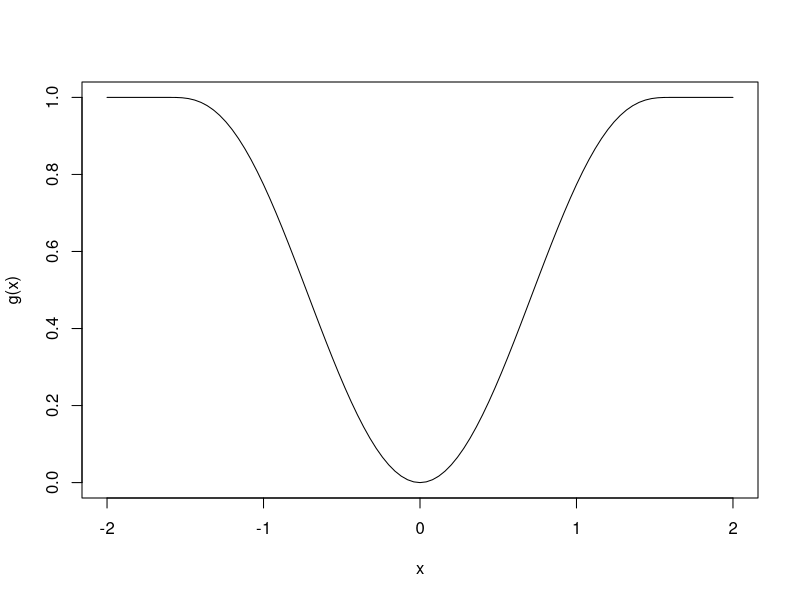
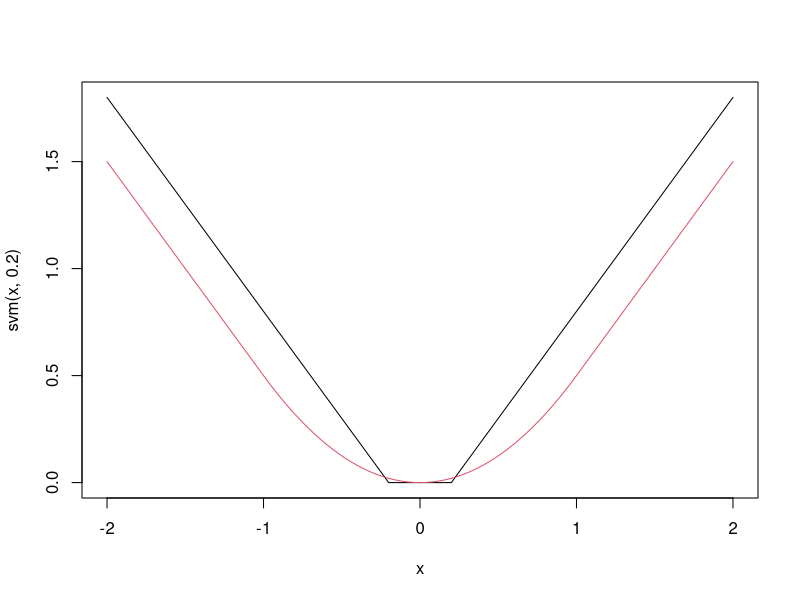
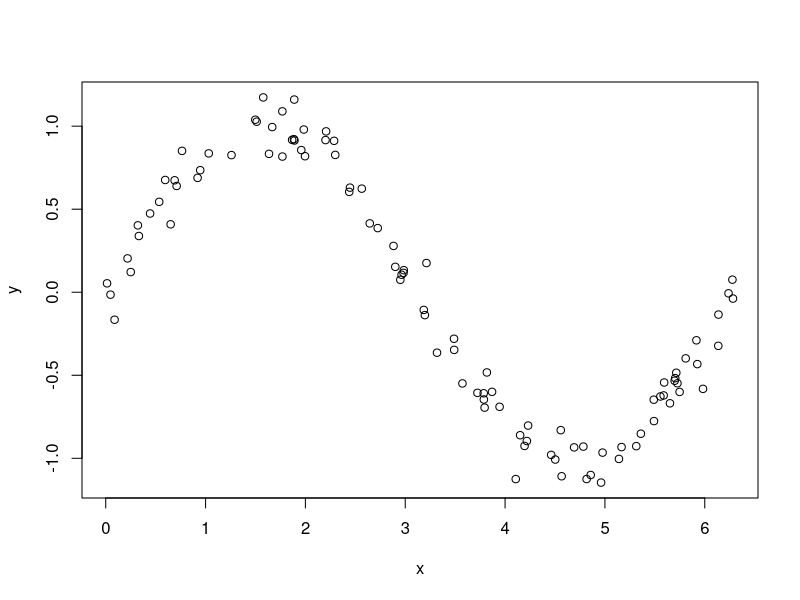
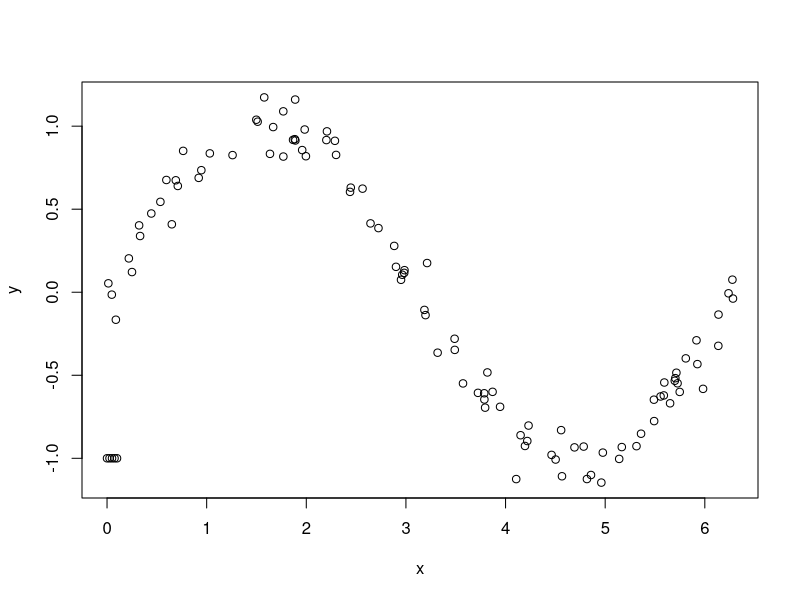
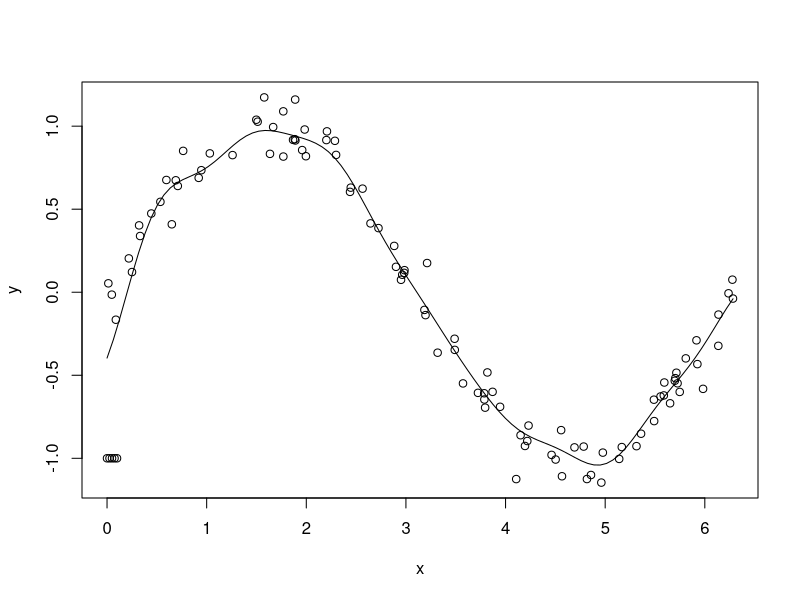

Write R code to recreate these figures, in order.
## ---- chunk 1
curve(robustbase::Mchi(x, cc = 1.6, psi = "bisquare"), from = -2, to = 2,
      ylab = "g(x)")
## ---- chunk 2
svm <- function(x, epsilon = 1) {
  pmax(0, abs(x) - epsilon)
}
curve(svm(x, .2), from = -2, to = 2)
curve(robustbase::Mchi(x, psi = "huber", cc = 1), add = T, col = 2)
## ---- chunk 3
sigma <- matrix(rnorm(9), ncol = 3)
sigma <- t(sigma) %*% sigma
dd <- matrix(MASS::mvrnorm(100 * 3, mu = c(0,0,0), Sigma = sigma), ncol = 3)
cor(dd)
df <- data.frame(dd)
library(tidyverse)
df <- mutate(df, response = 1 + 2 * X1 + 3 * X2 + 4 * X3 + 8 * rt(100, 4))
summary(lm(response ~ ., data =df))
## ---- chunk 4
svm_error <- function(beta) {
  yhat <- beta[1] + dd %*% beta[2:4]
  lambda * sum(svm(df$response - yhat, epsilon = 1)) + sum(beta[2:4]^2)
}
lambda <- 1
optim(par = c(1,2,3,4), fn = svm_error)
## ---- chunk 5
svm_error <- function(beta, lambda, dd_train, df_train) {
  yhat <- beta[1] + dd_train %*% beta[2:4]
  lambda * sum(svm(df_train$response - yhat, epsilon = .5)) + sum(beta[2:4]^2)
}
svm_rmse <- replicate(100, {
  train_indices <- sample(100, 75)
  test_indices <- (1:100)[-train_indices]
  dd_train <- dd[train_indices,]
  df_train <- df[train_indices,]
  dd_test <- dd[test_indices,]
  beta <- optim(par = c(1,2,3,4), fn = svm_error, 
                  lambda = lambda, 
                  dd_train = dd_train,
                  df_train = df_train)$par
  yhats <- beta[1] + dd_test %*% beta[2:4]
  errors <- df$response[test_indices] - yhats
  sqrt(mean(errors^2))
})
mean(svm_rmse)
## ---- chunk 6
svm_error <- function(beta, lambda, dd_train, df_train) {
  yhat <- beta[1] + dd_train %*% beta[2:4]
  lambda * sum(svm(df_train$response - yhat, epsilon = .5)) + sum(beta[2:4]^2)
}
sapply((2)^((-6):14), function(lambda) {

  svm_rmse <- replicate(100, {
    train_indices <- sample(100, 75)
    test_indices <- (1:100)[-train_indices]
    dd_train <- dd[train_indices,]
    df_train <- df[train_indices,]
    dd_test <- dd[test_indices,]
    beta <- optim(par = c(1,2,3,4), fn = svm_error, 
                  lambda = lambda, 
                  dd_train = dd_train,
                  df_train = df_train)$par
    yhats <- beta[1] + dd_test %*% beta[2:4]
    errors <- df$response[test_indices] - yhats
    sqrt(mean(errors^2))
  })
  c(lambda = lambda, mu = mean(svm_rmse), sdev = sd(svm_rmse))
})
## ---- chunk 7
lm_rmse <- replicate(100, {
  train_indices <- sample(100, 75)
  test_indices <- (1:100)[-train_indices]
  dd_train <- dd[train_indices,]
  df_train <- df[train_indices,]
  dd_test <- dd[test_indices,]
  mod <- lm(response ~ ., data = df_train)
  yhats <- predict(mod, newdata = df[test_indices,])
  errors <- df$response[test_indices] - yhats
  sqrt(mean(errors^2))
})
mean(lm_rmse)
## ---- chunk 8
library(kernlab)
tuneGrid <- data.frame(C = 2^((-4):4))
caret::train(response ~ ., 
             data = df,
             method = "svmLinear",
             tuneGrid = tuneGrid,
             preProcess = c("center", "scale")
              )
## ---- chunk 9
sincurve <- data.frame(x = runif(100, 0, 2 * pi))
sincurve$y <- sin(sincurve$x) + rnorm(100, 0, .1)
plot(sincurve) 
## ---- chunk 10
sincurve <- rbind(sincurve, data.frame(x = seq(0, .1, length.out = 5), y = -1))
plot(sincurve)
## ---- chunk 11
caret::train(y ~ x, 
             data = sincurve,
             method = "svmRadial"
             )
svm_mod <- ksvm(x = sincurve$x, y = sincurve$y,
                C = 1, epsilon = .1
                )
new_x <- seq(0, 2*pi, length.out = 100)
new_y <- predict(svm_mod, newdata = seq(0, 2 * pi, length.out = 100))
plot(sincurve)
points(new_x, new_y, type = "l")
